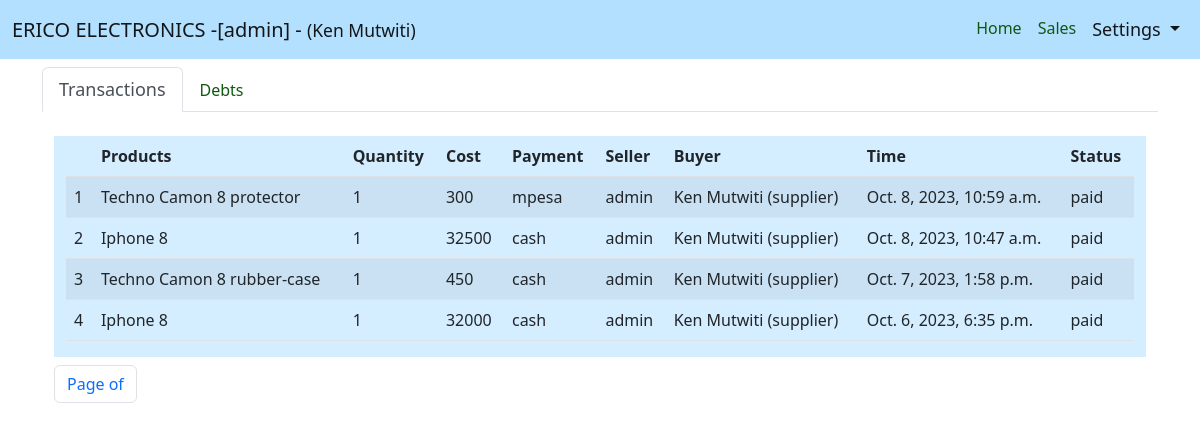
Before: /contacts/2/ (signed in) with the older database file.
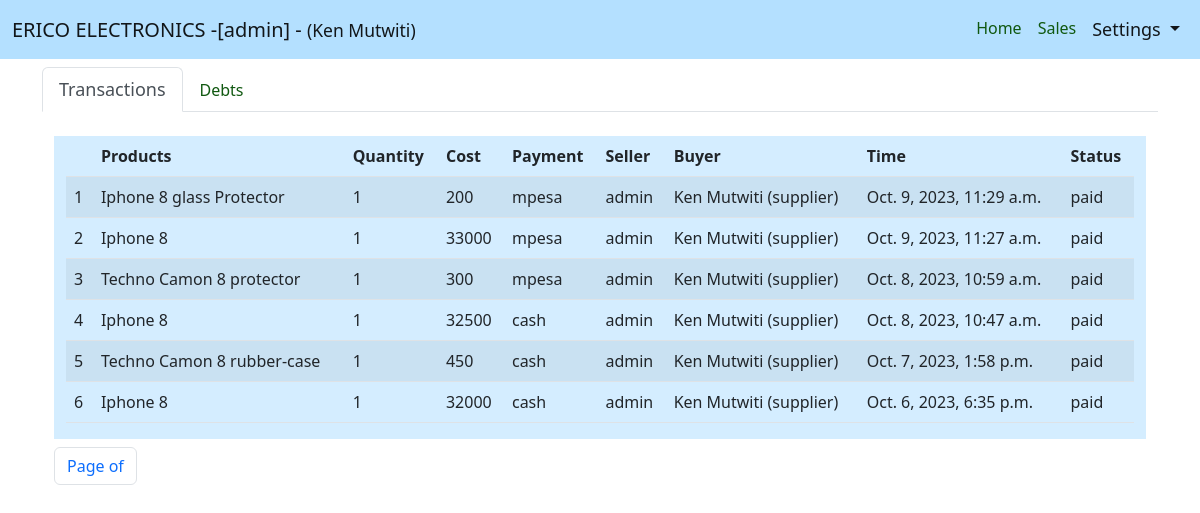
After: the same page with the newer database file.
### website/models.py (models this page shows, shortened)
class Sale(models.Model):
    product = models.ForeignKey(Product, on_delete=models.CASCADE)
    quantity = models.IntegerField(default=1)
    priceSold = models.IntegerField()
    dateTime = models.DateTimeField(auto_now_add=True)
    paymentMethod = models.CharField(max_length=10)
    buyer = models.ForeignKey(Contact, blank=True, null=True, on_delete=models.SET_NULL)
    seller = models.ForeignKey(User, null=True, blank=True, on_delete=models.SET_NULL)
    status = models.CharField(max_length=10)

class Product(models.Model):
    name = models.CharField(max_length=200, unique=True)
    category = models.ForeignKey(Category, on_delete=models.CASCADE)
    description = models.TextField(blank=True, null=True)
    quantity = models.IntegerField()
    buyingPrice = models.IntegerField()
    sellingPrice = models.IntegerField()
    discountPrice = models.IntegerField(default=0)
    location = models.CharField(blank=True, null=True, max_length=1000)
    def __str__(self):
        return self.name

### users/models.py (models this page shows)
class Contact(models.Model):
    CATEGORY_CHOICES = [
        ("customer", "Customer"),
        ("supplier", "Supplier")
    ]
    name = models.CharField(max_length=300)
    category = models.CharField(max_length=20, choices=CATEGORY_CHOICES)
    phone = models.CharField(max_length=13, unique=True)
    description = models.TextField(null=True, blank=True)
    def __str__(self):
        return f"{self.name} ({self.category})"

### website/views.py (the view)
# urls.py: path("contacts/<int:pk>/", views.contactDetails, name = "contact-details"),
@login_required
def contactDetails(request, pk):
    contact = Contact.objects.get(pk=pk)
    context = {
        "tab":"settings",
        "subtab":contact.name,
        "contact": contact,
        "sales" : Sale.objects.all().filter(buyer=pk).order_by("-id"),
        "debts" : Debt.objects.all().filter(contact=pk).order_by("-id"),
    }
    return render(request, "website/detailPage/contactDetails.html", context)

### website/templates/website/detailPage/contactDetails.html (shortened to what this page needs)
{% extends 'website/extends/structure.html' %}
{% block structure %}
{% if contact %}
    <div class="row mt-2">
        <div class="col">
            <nav>
                <div class="nav nav-tabs" id="nav-tab" role="tablist">
                  <button class="nav-link active" id="nav-home-tab" data-bs-toggle="tab" data-bs-target="#nav-home" type="button" role="tab" aria-controls="nav-home" aria-selected="true">Transactions</button>
                  <button class="nav-link" id="nav-profile-tab" data-bs-toggle="tab" data-bs-target="#nav-profile" type="button" role="tab" aria-controls="nav-profile" aria-selected="false">Debts</button>
                </div>
              </nav>
              <div class="tab-content" id="nav-tabContent">
                <div class="tab-pane fade show active" id="nav-home" role="tabpanel" aria-labelledby="nav-home-tab" tabindex="0">
                    <div class="container">{% include 'website/components/salesTable.html' %}</div>
                </div>
              </div>
        </div>
    </div>
{% else %}
    <center>
        <p>There is no such contact</p>
    </center>
{% endif %}
{% endblock structure %}

### website/templates/website/components/salesTable.html (shortened to what this page needs)
{% if sales %}
<div class="contact row m-auto mt-4">
  <div class="col phone">
    <table class="table table table-striped table-hover table-responsive">
      <thead>
        <tr>
            <th></th>
          <th>Products</th>
          <th>Quantity</th>
          <th>Cost</th>
          <th>Payment</th>
          <th>Seller</th>
          <th>Buyer</th>
          <th>Time</th>
          <th>Status</th>
        </tr>
      </thead>
      <tbody>
        {% for sale in sales %}
        <tr>
            <td>{{ forloop.counter }}</td>
          <td>{{ sale.product }}</td>
          <td>{{ sale.quantity }}</td>
          <td>{{ sale.priceSold }}</td>
          <td>{{ sale.paymentMethod }}</td>
          <td>{{ sale.seller }}</td>
          <td>{{ sale.buyer }}</td>
          <td>{{ sale.dateTime }}</td>
          <td>{{ sale.status }}</td>
        </tr>
        {% endfor %}
      </tbody>
    </table>
  </div>
</div>
<div class="mt-2">
  <nav aria-label="Page navigation example">
      <ul class="pagination">
        <li class="page-item"><a class="page-link" href="?page={{ sales.number }}">Page {{ sales.number }} of {{ sales.paginator.num_pages }}</a></li>
      </ul>
    </nav>
</div>
{% else %}
<div class="text-center m-4">No sales Done Yet.</div>
{% endif %}

Changed rows visible on the page:
added Sale: product "Iphone 8 glass Protector", quantity "1", priceSold "200", paymentMethod "mpesa", seller "admin", buyer "Ken Mutwiti (supplier)", dateTime "Oct. 9, 2023, 11:29 a.m.", status "paid"
added Sale: product "Iphone 8", quantity "1", priceSold "33000", paymentMethod "mpesa", seller "admin", buyer "Ken Mutwiti (supplier)", dateTime "Oct. 9, 2023, 11:27 a.m.", status "paid"
